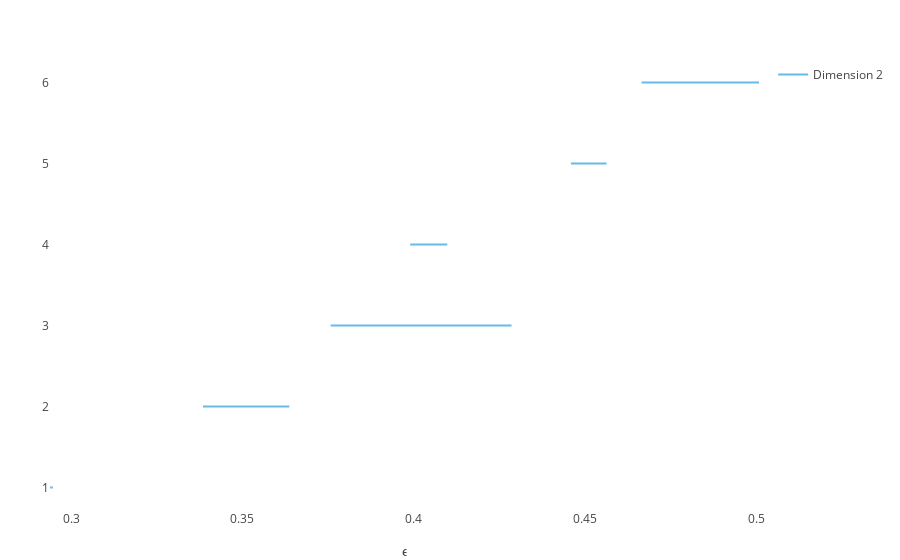

Notebook source saved alongside this figure:
### Code cell
plotbarcode_pjs(PH, dim=2)

### Figure 1 — Plotly figure (JSON) as saved in the notebook; plotly's stock layout.template omitted (floating-point values rounded to 4 significant figures)
{"data": [{"line": {"color": "#66BAE7", "width": 2}, "mode": "lines", "showlegend": false, "type": "scatter", "x": [0.4666, 0.5008], "y": [6, 6]}, {"line": {"color": "#66BAE7", "width": 2}, "mode": "lines", "showlegend": false, "type": "scatter", "x": [0.4459, 0.4563], "y": [5, 5]}, {"line": {"color": "#66BAE7", "width": 2}, "mode": "lines", "showlegend": false, "type": "scatter", "x": [0.399, 0.4098], "y": [4, 4]}, {"line": {"color": "#66BAE7", "width": 2}, "mode": "lines", "showlegend": false, "type": "scatter", "x": [0.3757, 0.4286], "y": [3, 3]}, {"line": {"color": "#66BAE7", "width": 2}, "mode": "lines", "showlegend": false, "type": "scatter", "x": [0.3385, 0.3637], "y": [2, 2]}, {"line": {"color": "#66BAE7", "width": 2}, "mode": "lines", "name": "Dimension 2", "type": "scatter", "x": [0.2938, 0.2946], "y": [1, 1]}], "layout": {"margin": {"b": 50, "l": 50, "r": 50, "t": 60}, "xaxis": {"rangevar": [-0.001, 0.5018], "showgrid": false, "title": "ϵ", "zeroline": false}, "yaxis": {"rangevar": [0, 6.1], "showgrid": false, "ticks": false}}}
